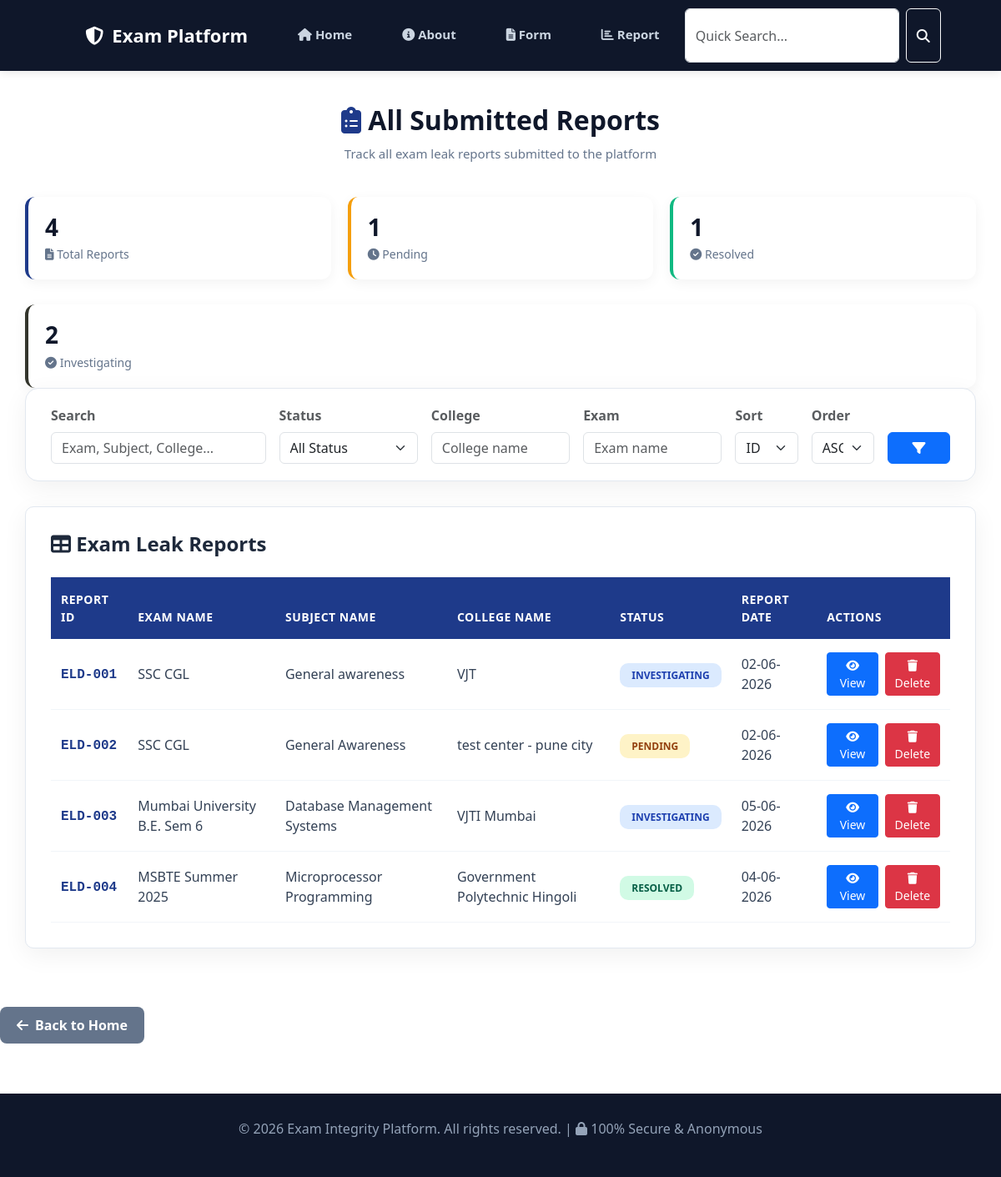
The page /report on the database as committed earlier.
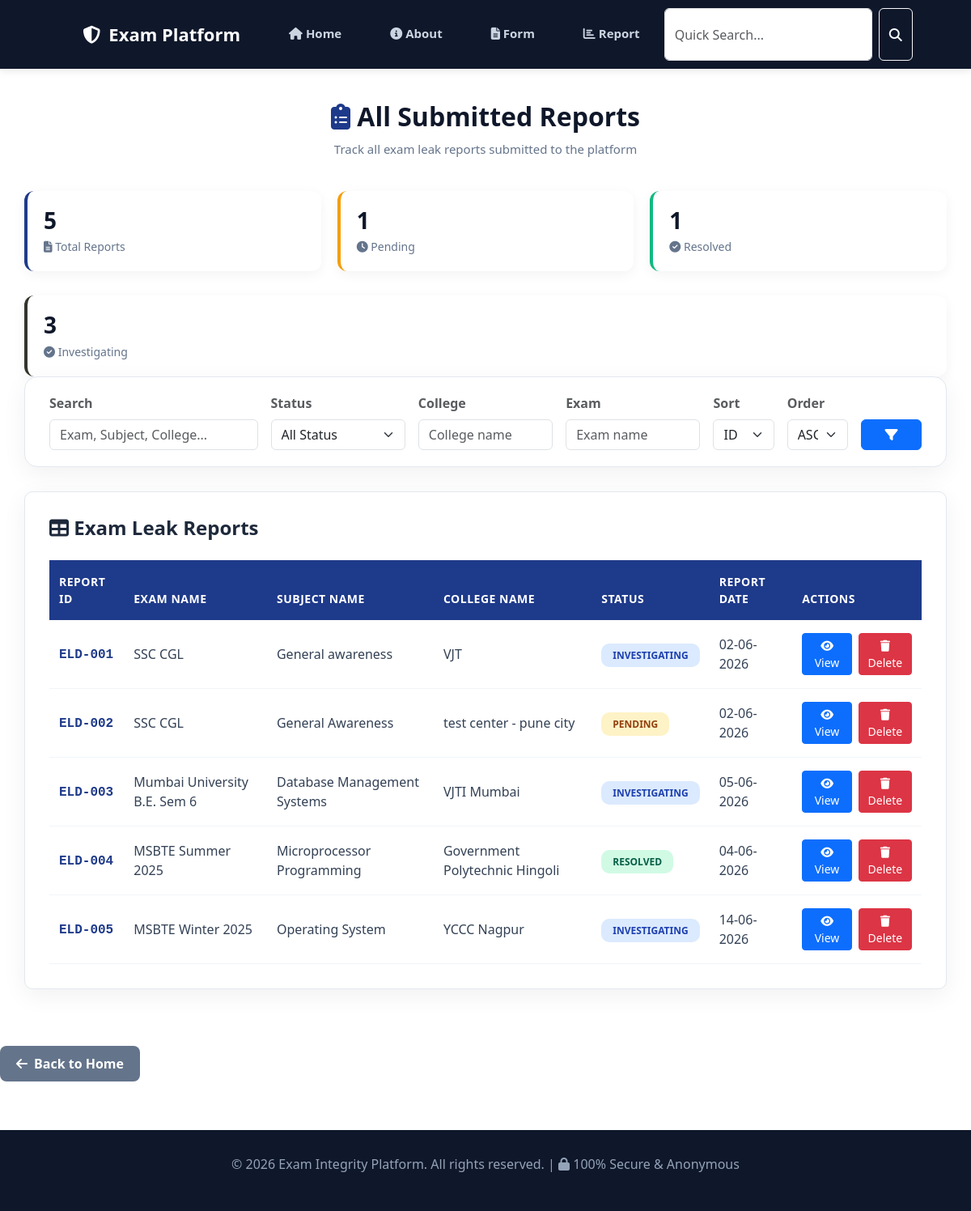
The same page on the database as committed later.
### tables this page shows
CREATE TABLE entries (
            id INTEGER PRIMARY KEY AUTOINCREMENT,
            exam_name TEXT NOT NULL,
            subject_name TEXT NOT NULL,
            college_name TEXT NOT NULL,
            status TEXT NOT NULL,
            report_date TEXT NOT NULL,
            description TEXT NOT NULL,
            created_at TIMESTAMP DEFAULT CURRENT_TIMESTAMP
        );

### app.py (the view, shortened to what this page needs)
@app.route('/report')
def report_list():
    search = request.args.get('search', '').strip()
    sort_by = request.args.get('sort', 'display_id')
    order = request.args.get('order', 'asc')
    status_filter = request.args.get('status', '').strip()
    college_filter = request.args.get('college', '').strip()
    exam_filter = request.args.get('exam', '').strip()
    all_reports = []
    conn = get_db()
    conn.row_factory = sqlite3.Row
    db_count = conn.execute('SELECT COUNT(*) FROM entries').fetchone()[0]
    valid_sorts = ['id', 'exam_name', 'subject_name', 'college_name', 'status', 'report_date']
    sort_column = 'id' if sort_by == 'display_id' else sort_by
    if sort_column not in valid_sorts:
        sort_column = 'id'
    sort_order = 'DESC' if order == 'desc' else 'ASC'
    query = 'SELECT * FROM entries WHERE 1=1'
    params = []
    if search:
        query += ' AND (exam_name LIKE? OR subject_name LIKE? OR college_name LIKE? OR status LIKE? OR description LIKE?)'
        search_term = f'%{search}%'
        params.extend([search_term] * 5)
    if status_filter:
        query += ' AND status =?'
        params.append(status_filter)
    if college_filter:
        query += ' AND college_name =?'
        params.append(college_filter)
    if exam_filter:
        query += ' AND exam_name =?'
        params.append(exam_filter)
    query += f' ORDER BY {sort_column} {sort_order}'
    db_reports = conn.execute(query, params).fetchall()
    conn.close()
    for i, row in enumerate(db_reports, 1):
        report_dict = dict(row)
        report_dict['display_id'] = f"ELD-{i:03d}"
        report_dict['is_dummy'] = False
        report_dict['view_url'] = url_for('view_report', id=report_dict['id'])
        report_dict['delete_url'] = url_for('delete_report', id=report_dict['id'])
        if report_dict['report_date']:
            try:
                date_obj = datetime.strptime(report_dict['report_date'], '%Y-%m-%d')
                report_dict['report_date'] = date_obj.strftime('%d-%m-%Y')
            except:
                pass
        all_reports.append(report_dict)
    return render_template("reports.html",
                         reports=all_reports,
                         search=search,
                         sort_by=sort_by,
                         order=order)

### database.py (called while the page is built)
def get_db():
    conn = sqlite3.connect('myproject.db')
    conn.row_factory = sqlite3.Row
    return conn

### templates/reports.html (shortened to what this page needs)
{% extends "base.html" %}
{% block content %}
<link href="https://cdn.jsdelivr.net/npm/bootstrap@5.3.0/dist/css/bootstrap.min.css" rel="stylesheet">
<link rel="stylesheet" href="https://cdnjs.cloudflare.com/ajax/libs/font-awesome/6.4.0/css/all.min.css">
<div class="reports-wrapper">
    <div class="reports-header">
        <h2><i class="fas fa-clipboard-list" style="color:#1e3a8a;"></i> All Submitted Reports</h2>
        <p>Track all exam leak reports submitted to the platform</p>
    </div>
    <div class="stats-row">
        <div class="stat-box">
            <h4>{{ reports|length }}</h4>
            <p><i class="fas fa-file-alt"></i> Total Reports</p>
        </div>
        <div class="stat-box" style="border-left-color: #f59e0b;">
            <h4>{{ reports|selectattr('status', 'equalto', 'Pending')|list|length }}</h4>
            <p><i class="fas fa-clock"></i> Pending</p>
        </div>
        <div class="stat-box" style="border-left-color: #10b981;">
            <h4>{{ reports|selectattr('status', 'in', ['Resolved', 'Solved'])|list|length }}</h4>
            <p><i class="fas fa-check-circle"></i> Resolved</p>
        </div>
    </div>
    <div class="stat-box" style="border-left-color: #33352c;">
            <h4>{{ reports|selectattr('status', 'equalto',  'Investigating')|list|length }}</h4>
            <p><i class="fas fa-check-circle"></i> Investigating</p>
        </div>
    </div>
    <div class="search-box">
        <form method="GET" action="{{ url_for('report_list') }}" class="row g-3 align-items-end">
            <div class="col-md-3">
                <label class="form-label fw-bold text-muted">Search</label>
                <input type="text" name="search" class="form-control"
                       placeholder="Exam, Subject, College..."
                       value="{{ search or '' }}">
            </div>
            <div class="col-md-2">
                <label class="form-label fw-bold text-muted">Status</label>
                <select name="status" class="form-select">
                    <option value="">All Status</option>
                </select>
            </div>
            <div class="col-md-2">
                <label class="form-label fw-bold text-muted">College</label>
                <input type="text" name="college" class="form-control"
                       placeholder="College name"
                       value="{{ request.args.get('college', '') }}">
            </div>
            <div class="col-md-2">
                <label class="form-label fw-bold text-muted">Exam</label>
                <input type="text" name="exam" class="form-control"
                       placeholder="Exam name"
                       value="{{ request.args.get('exam', '') }}">
            </div>
            <div class="col-md-1">
                <label class="form-label fw-bold text-muted">Sort</label>
                <select name="sort" class="form-select">
                    <option value="id" {% if sort_by == 'id' or sort_by == 'display_id' %}selected{% endif %}>ID</option>
                </select>
            </div>
            <div class="col-md-1">
                <label class="form-label fw-bold text-muted">Order</label>
                <select name="order" class="form-select">
                    <option value="asc" {% if order == 'asc' %}selected{% endif %}>ASC</option>
                </select>
            </div>
            <div class="col-md-1">
                <button type="submit" class="btn btn-primary w-100">
                    <i class="fas fa-filter"></i>
                </button>
            </div>
        </form>
    </div>
    <div class="table-card">
        <h4 style="margin-bottom: 25px; color: #1e293b; font-weight: 700;">
            <i class="fas fa-table"></i> Exam Leak Reports
        </h4>
        {% if reports %}
        <table class="table table-hover">
            <thead>
                <tr>
                    <th>Report ID</th>
                    <th>Exam Name</th>
                    <th>Subject Name</th>
                    <th>College Name</th>
                    <th>Status</th>
                    <th>Report Date</th>
                    <th>Actions</th>
                </tr>
            </thead>
            <tbody>
                {% for report in reports %}
                <tr>
                    <td>
                        <span class="report-id">{{ report.display_id }}</span>
                    </td>
                    <td>{{ report['exam_name'] }}</td>
                    <td>{{ report['subject_name'] }}</td>
                    <td>{{ report['college_name'] }}</td>
                    <td>
                        <span class="status-badge status-{{ report['status'] }}">{{ report['status'] }}</span>
                    </td>
                    <td>{{ report['report_date'] }}</td>
                    <td>
                        <div style="display: flex; gap: 8px; align-items: center;">
                            <a href="{{ report.view_url }}" class="btn btn-primary btn-sm">
                                <i class="fas fa-eye"></i> View
                            </a>
                            {% if not report.is_dummy and report.delete_url %}
                            <form action="{{ report.delete_url }}" method="POST"
                                  style="margin:0;" >
                                  <button type="submit" class="btn btn-danger btn-sm"
                                    onclick="return confirm('Are you sure you want to delete this report?');">
                                    <i class="fas fa-trash"></i> Delete
                                  </button>
                            </form>
                            {% else %}
                            <button class="btn btn-secondary btn-sm" disabled title="Dummy report - cannot delete">
                                <i class="fas fa-trash"></i> Delete
                            </button>
                            {% endif %}
                        </div>
                    </td>
                </tr>
                {% endfor %}
            </tbody>
        </table>
        {% endif %}
    </div>
</div>
{% endblock %}

### templates/base.html (shortened to what this page needs)
<!DOCTYPE html>
<html lang="en">
<head>
    <link rel="stylesheet" href="https://cdnjs.cloudflare.com/ajax/libs/font-awesome/6.4.0/css/all.min.css">
</head>
<body>
    <nav class="navbar">
        <div class="nav-container">
            <div class="nav-brand">
                <i class="fas fa-shield-halved"></i>
                Exam Platform
            </div>
            <ul class="nav-links">
                <li>
                    <a href="{{ url_for('home') }}" class="{% if request.endpoint == 'home' %}active{% endif %}">
                        <i class="fas fa-home"></i> Home
                    </a>
                </li>
                <li>
                    <a href="{{ url_for('about') }}" class="{% if request.endpoint == 'about' %}active{% endif %}">
                        <i class="fas fa-info-circle"></i> About
                    </a>
                </li>
                <li>
                    <a href="{{ url_for('form') }}" class="{% if request.endpoint == 'form' %}active{% endif %}">
                        <i class="fas fa-file-alt"></i> Form
                    </a>
                </li>
                <li>
                    <a href="{{ url_for('report_list') }}" class="{% if request.endpoint == 'reports' %}active{% endif %}">
                        <i class="fas fa-chart-bar"></i> Report
                    </a>
                </li>
            <form class="d-flex" method="GET" action="{{ url_for('report_list') }}">
                <input class="form-control me-2" type="search" name="search"
                       placeholder="Quick Search..." value="{{ request.args.get('search', '') }}">
                <button class="btn btn-outline-light" type="submit">
                    <i class="fa-solid fa-magnifying-glass"></i>
                </button>
            </form>
        </div>
    </nav>
    <div class="main-content">
        {% block content %}{% endblock %}
        <div>
            <a href="{{ url_for('home') }}" class="back-btn">
                <i class="fas fa-arrow-left"></i> Back to Home
            </a>
        </div>
    <footer class="footer">
        <p>&copy; 2026 Exam Integrity Platform. All rights reserved. | <i class="fas fa-lock"></i> 100% Secure & Anonymous</p>
    </footer>
</body>
</html>

### templates/base.html (style rules this page uses)
* { margin: 0; padding: 0; box-sizing: border-box; }
body { font-family: 'Segoe UI', Tahoma, Geneva, Verdana, sans-serif; background: #f8fafc; }
.navbar { background: #0f172a; padding: 0; box-shadow: 0 2px 10px rgba(0,0,0,0.1); position: sticky; top: 0; z-index: 1000; }
.nav-container { max-width: 1400px; margin: 0 auto; display: flex; align-items: center; }
.nav-brand { color: white; font-size: 22px; font-weight: 800; padding: 18px 30px; display: flex; align-items: center; gap: 10px; }
.nav-links { display: flex; list-style: none; margin: 0; padding: 0; }
.nav-links li a { color: #cbd5e1; text-decoration: none; padding: 20px 30px; display: block; font-weight: 600; font-size: 15px; transition: all 0.3s; border-bottom: 3px solid transparent; }
.main-content { max-width: 1400px; margin: 40px auto; padding: 0 30px; min-height: calc(100vh - 200px); }
.back-btn { background: #64748b; color: white; padding: 10px 20px; border-radius: 8px; text-decoration: none; display: inline-flex; align-items: center; gap: 8px; margin-top: 30px; font-weight: 600; transition: all 0.3s; }
.footer { background: #0f172a; color: #94a3b8; text-align: center; padding: 30px; margin-top: 60px; }

### templates/reports.html (style rules this page uses)
.reports-wrapper { max-width: 1400px; margin: 0 auto; }
.reports-header { text-align: center; margin-bottom: 40px; }
.reports-header h2 { font-size: 32px; color: #0f172a; font-weight: 800; margin-bottom: 10px; }
.reports-header p { color: #64748b; font-size: 15px; }
.table-card { background: white; border-radius: 10px; padding: 30px; box-shadow: 0 8px 30px rgba(0,0,0,0.06); border: 1px solid #e2e8f0; overflow-x: auto; }
.table { margin-bottom: 0; }
.table thead th { background: #1e3a8a; color: white; font-weight: 600; padding: 16px 12px; border: none; font-size: 14px; text-transform: uppercase; letter-spacing: 0.5px; }
.table tbody td { padding: 16px 12px; vertical-align: middle; color: #334155; border-color: #f1f5f9; }
.status-badge { padding: 6px 14px; border-radius: 10px; font-size: 12px; font-weight: 700; text-transform: uppercase; }
.status-Pending { background: #fef3c7; color: #92400e; }
.status-Investigating { background: #dbeafe; color: #1e40af; }
.status-Resolved, .status-Solved { background: #d1fae5; color: #065f46; }
.report-id { font-weight: 700; color: #1e3a8a; font-family: monospace; }
.stats-row { display: flex; gap: 20px; margin-bottom: 30px; flex-wrap: wrap; }
.stat-box { flex: 1; min-width: 200px; background: white; padding: 20px; border-radius: 12px; box-shadow: 0 4px 15px rgba(0,0,0,0.05); border-left: 4px solid #1e3a8a; }
.stat-box h4 { font-size: 28px; color: #0f172a; margin: 0; font-weight: 800; }
.stat-box p { color: #64748b; margin: 5px 0 0; font-size: 14px; }
.search-box { background: white; border-radius: 16px; padding: 20px 30px; box-shadow: 0 8px 30px rgba(0,0,0,0.06); border: 1px solid #e2e8f0; margin-bottom: 30px; }

Rows that differ between the two databases and show on the page:
added entries: display_id "ELD-005", exam_name "MSBTE Winter 2025", subject_name "Operating System", college_name "YCCC Nagpur", status "INVESTIGATING", report_date "14-06-2026"
Other text that changed with them:
{{ reports|length }}: "4" → "5"
{{ reports|selectattr('status', 'equalto',  'Investigating')|list|length }}: "2" → "3"
